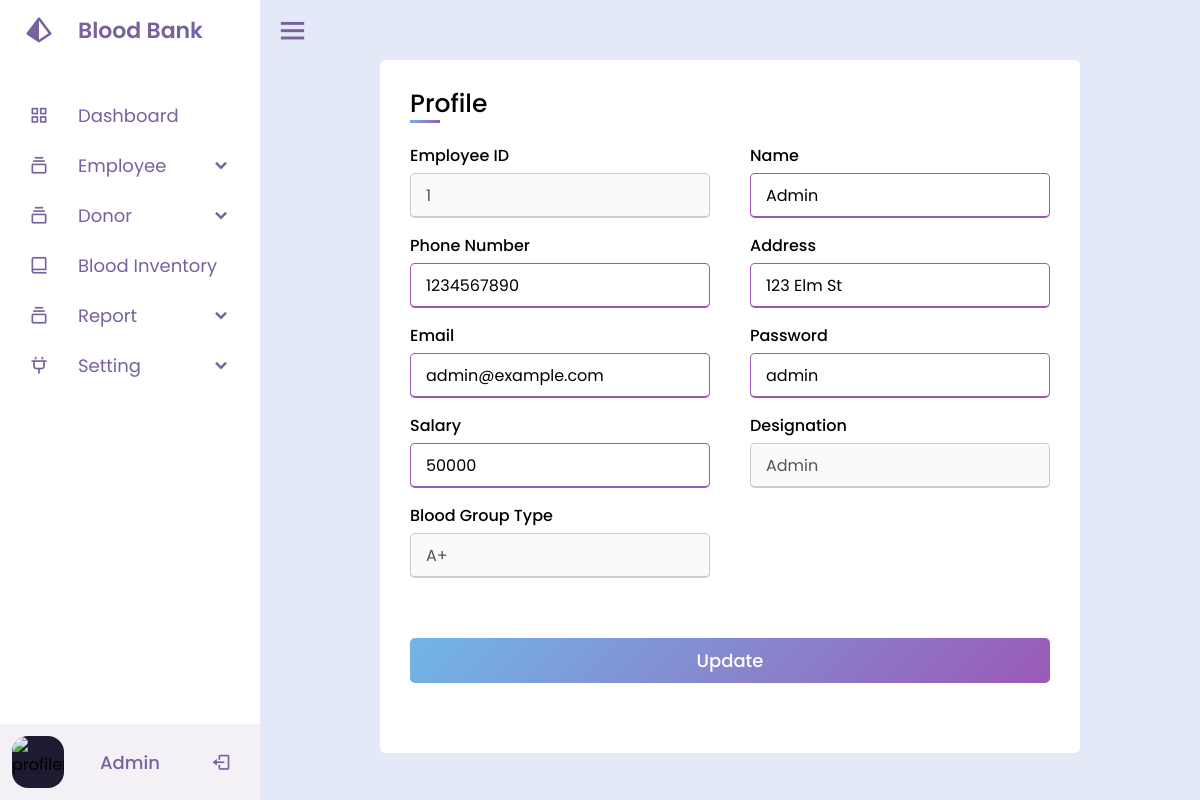
Screenshot of /Admin/Profile.php with the database file from the repository.
### tables this page shows
CREATE TABLE IF NOT EXISTS `employee` (
  `E_ID` int NOT NULL,
  `E_name` text NOT NULL,
  `E_pass` varchar(32) NOT NULL,
  `E_CNO` int NOT NULL,
  `E_Add` varchar(30) NOT NULL,
  `E_sal` int NOT NULL,
  `E_btype` varchar(11) NOT NULL,
  `E_post` varchar(20) NOT NULL,
  `E_email` varchar(32) NOT NULL,
  PRIMARY KEY (`E_ID`)
);

### Admin/Profile.php (the view, shortened to what this page needs)
<?php
include('connect.php');
$query="select * from employee where E_post = 'Admin'";
$stat = mysqli_query($con,$query);
$data = mysqli_fetch_array($stat);
include('start.php');
?>
<head><link rel="stylesheet" href="CSS/form.css"></head>
<div class="formcontainer">
    <div class="container">
    <div class="title">Profile</div>
    <form method="post">
        <div class="user__details">
        <div class="input__box">
            <span class="details">Employee ID</span>
            <input type="text" name="id" value="<?php echo $data['E_ID'];?>" disabled>
        </div>
        <div class="input__box">
            <span class="details">Name</span>
            <input type="text" name="name" value="<?php echo $data['E_name'];?>">
        </div>
        <div class="input__box">
            <span class="details">Phone Number</span>
            <input type="tel"  name="cno" value="<?php echo $data['E_CNO'];?>" maxlength='10'>
        </div>
        <div class="input__box">
            <span class="details">Address</span>
            <input type="text" name="address" value="<?php echo $data['E_Add'];?>">
        </div>
        <div class="input__box">
            <span class="details">Email</span>
            <input type="email"  name="mail" value="<?php echo $data['E_email'];?>">
        </div>
        <div class="input__box">
            <span class="details">Password</span>
            <input type="text" name="pass" value="<?php echo $data['E_pass'];?>" >
        </div>
        <div class="input__box">
            <span class="details">Salary</span>
            <input type="text" name="sal" value="<?php echo $data['E_sal'];?>">
        </div>
        <div class="input__box">
            <span class="details">Designation</span>
            <input type="text" name="post" value="<?php echo $data['E_post'];?>" disabled>
        </div>
        <div class="input__box">
            <span class="details">Blood Group Type</span>
            <input type="text" name="btype"  value="<?php echo $data['E_btype'];?>" disabled>
        </div>
        </div>
        <div class="button">
        <input type="submit" name="Update" value="Update">
        </div>
    </form>
    </div>
</div>
<?php
include('end.php');
?>

### Admin/CSS/sidebar.css (style rules this page uses)
* { margin: 0; padding: 0; box-sizing: border-box; font-family: "Poppins", sans-serif; }

### Admin/CSS/form.css (style rules this page uses)
* { margin: 0; padding: 0; box-sizing: border-box; font-family: "Poppins", sans-serif; }
:root { --main-blue: #71b7e6; --main-purple: #9b59b6; --main-grey: #ccc; --sub-grey: #d9d9d9; }
.formcontainer { justify-content: center; align-items: center; display:flex; }
.container { max-width: 700px; width: 100%; background: #fff; padding: 25px 30px; border-radius: 5px; }
.container .title { font-size: 25px; font-weight: 500; position: relative; }
.container .title::before { content: ""; position: absolute; height: 3.5px; width: 30px; background: linear-gradient(135deg, var(--main-blue), var(--main-purple)); left: 0; bottom: 0; }
.container form .user__details { display: flex; flex-wrap: wrap; justify-content: space-between; margin: 20px 0 12px 0; }
form .user__details .input__box { width: calc(100% / 2 - 20px); margin-bottom: 15px; }
.user__details .input__box .details { font-weight: 500; margin-bottom: 5px; display: block; }
.user__details .input__box input { height: 45px; width: 100%; outline: none; border-radius: 5px; border: 1px solid var(--main-grey); padding-left: 15px; font-size: 16px; border-bottom-width: 2px; transition: all 0.3s ease; }
.user__details .input__box input:focus, .user__details .input__box input:valid { border-color: var(--main-purple); }
form .button { height: 45px; margin: 45px 0; }
form .button input { height: 100%; width: 100%; outline: none; color: #fff; border: none; font-size: 18px; font-weight: 500; border-radius: 5px; background: linear-gradient(135deg, var(--main-blue), var(--main-purple)); transition: all 0.3s ease; }

### rows the page displays
employee: id "1", name "Admin", cno "1234567890", address "123 Elm St", mail "admin@example.com", pass "admin", sal "50000", post "Admin", btype "A+"
